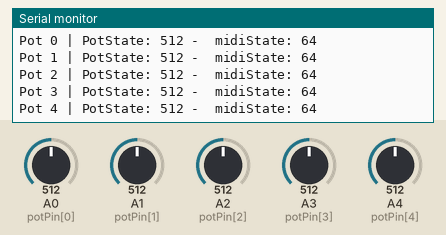
A sketch run on a simulated SparkFun Pro Micro, built with avr-gcc and run on an emulated ATmega32U4. On the bench: the last lines printed to the serial monitor. The inputs (shaded band) are chosen by the test bench; at power-on: A0 (potPin[0]) = 512, A1 (potPin[1]) = 512, A2 (potPin[2]) = 512, A3 (potPin[3]) = 512, A4 (potPin[4]) = 512.

Above: at 1.2 s.
1.3 s: A0 (potPin[0]) set to 716
At 1.8 s:
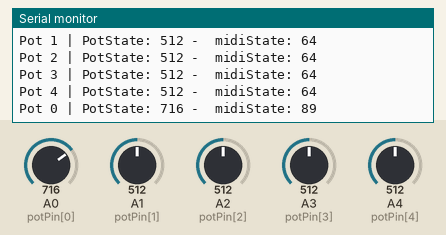
2.8 s: A1 (potPin[1]) set to 716
At 4.0 s:
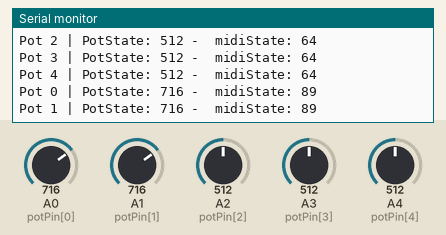
4.3 s: A2 (potPin[2]) set to 716
At 5.2 s:
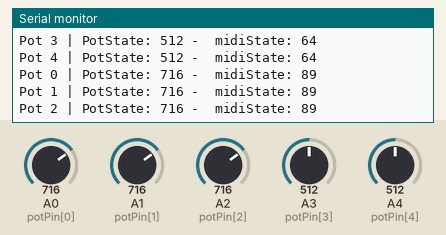
5.8 s: A3 (potPin[3]) set to 716
At 6.4 s:
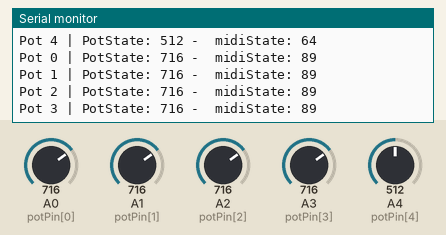
7.3 s: A4 (potPin[4]) set to 716
At 8.5 s:
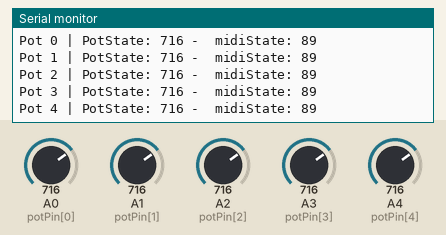
8.8 s: A0 (potPin[0]) set to 992
At 9.9 s:
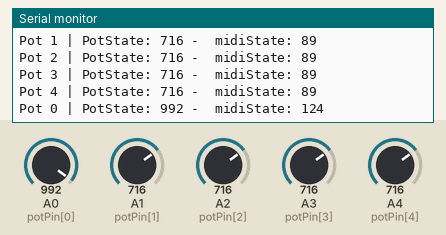
Timing chart, 0 to 11.3 s (numbered marks = the images above; inputs shaded):
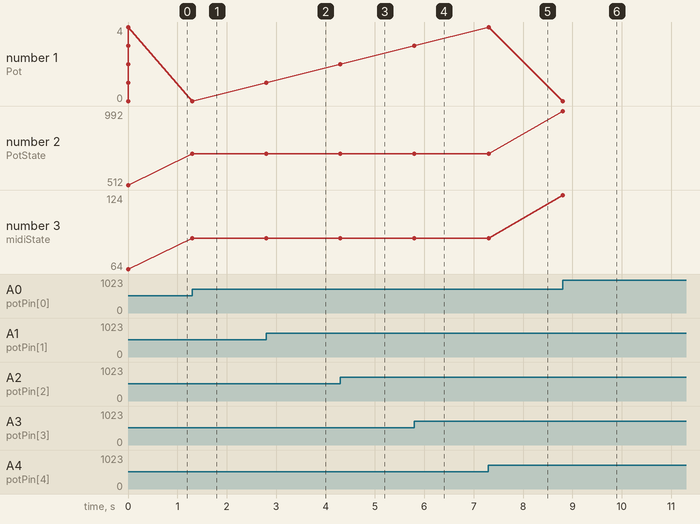

Measured:
- after the input at 1.3 s, the serial monitor: prints a new line at once (image 1)
- after the input at 2.8 s, the serial monitor: prints a new line at once (image 2)
- after the input at 4.3 s, the serial monitor: prints a new line at once (image 3)
- after the input at 5.8 s, the serial monitor: prints a new line at once (image 4)
- after the input at 7.3 s, the serial monitor: prints a new line at once (image 5)
- after the input at 8.8 s, the serial monitor: prints a new line at once (image 6)
- plotted number 1: 1 → 2 after the input at 4.3 s, 2 → 3 after the input at 5.8 s, 3 → 4 after the input at 7.3 s, 4 → 0 after the input at 8.8 s
- plotted number 2: 512 → 716 after the input at 1.3 s, 716 → 992 after the input at 8.8 s

The sketch:

Potentiometers.ino
```cpp
/*
This code reads the Arduino analog pins and send MIDI CC using the MIDIUSB lib
Tutorial: https://youtu.be/hcm5H6f8MI8

by Gustavo Silveira, a.k.a. Nerd Musician
Learn how to builf your MIDI controllers: https://go.musiconerd.com/
*/

#include "MIDIUSB.h"               // Include the MIDIUSB library for MIDI communication
#include <ResponsiveAnalogRead.h>  // Include the ResponsiveAnalogRead library from https://github.com/dxinteractive/ResponsiveAnalogRead

const int N_POTS = 5;  // Define the number of potentiometers

int potPin[N_POTS] = { A0, A1, A2, A3, A4 };  // Define analog input pins for the potentiometers
int potCC[N_POTS] = { 11, 12 };  // Define MIDI control change (CC) values for the potentiometers

int potReading[N_POTS] = { 0 };  // Initialize an array to store raw potentiometer readings
int potState[N_POTS] = { 0 };    // Initialize an array to store smoothed potentiometer values
int potPState[N_POTS] = { 0 };   // Initialize an array to store the previous potentiometer values

int midiState[N_POTS] = { 0 };    // Initialize an array to store mapped MIDI values
int midiPState[N_POTS] = { 0 };   // Initialize an array to store the previous MIDI values

const byte potThreshold = 15;  // Define a threshold for potentiometer value change
const int POT_TIMEOUT = 300;  // Define a timeout for detecting potentiometer changes
unsigned long pPotTime[N_POTS] = { 0 };  // Initialize an array to store the last time a potentiometer changed
unsigned long potTimer[N_POTS] = { 0 };  // Initialize an array to store the time elapsed since a potentiometer change

byte POT_CH = 0;  // Define the MIDI channel for the potentiometers

float snapMultiplier = 0.01;                      // Define a multiplier for smoothing potentiometer readings
ResponsiveAnalogRead responsivePot[N_POTS] = {};  // Create an array for responsive potentiometers. It gets filled in the Setup.

void setup() {
  // Setup code runs once when the Arduino is powered on or reset.

  Serial.begin(9600);  // Initialize serial communication for debugging

  for (int i = 0; i < N_POTS; i++) {
    responsivePot[i] = ResponsiveAnalogRead(0, true, snapMultiplier);  // Initialize responsive potentiometers
    responsivePot[i].setAnalogResolution(1023);  // Set the analog resolution
  }
}

void loop() {
  // Main loop code runs repeatedly.

  for (int i = 0; i < N_POTS; i++) {

    potReading[i] = analogRead(potPin[i]);  // Read the raw potentiometer value
    responsivePot[i].update(potReading[i]);  // Update the responsive potentiometer
    potState[i] = responsivePot[i].getValue();  // Get the smoothed potentiometer value
    midiState[i] = map(potState[i], 0, 1023, 0, 128);  // Map the potentiometer value to MIDI range

    int potVar = abs(potState[i] - potPState[i]);  // Calculate the absolute change in potentiometer value

    if (potVar > potThreshold) {
      pPotTime[i] = millis();  // Record the time when the potentiometer changed
    }

    potTimer[i] = millis() - pPotTime[i];  // Calculate the time elapsed since the potentiometer changed

    if (potTimer[i] < POT_TIMEOUT) {
      if (midiState[i] != midiPState[i]) {

        controlChange(POT_CH, potCC[i], midiState[i]);  // Send a MIDI control change message
        MidiUSB.flush();  // Flush the MIDI output

        Serial.print("Pot ");
        Serial.print(i);
        Serial.print(" | ");
        Serial.print("PotState: ");
        Serial.print(potState[i]);
        Serial.print(" -  midiState: ");
        Serial.println(midiState[i]);

        midiPState[i] = midiState[i];  // Update the previous MIDI state
      }
      potPState[i] = potState[i];  // Update the previous potentiometer state
    }
  }
}

// Arduino (pro)micro MIDI functions using the MIDIUSB Library
void noteOn(byte channel, byte pitch, byte velocity) {
  midiEventPacket_t noteOn = { 0x09, 0x90 | channel, pitch, velocity };
  MidiUSB.sendMIDI(noteOn);
}

void noteOff(byte channel, byte pitch, byte velocity) {
  midiEventPacket_t noteOff = { 0x08, 0x80 | channel, pitch, velocity };
  MidiUSB.sendMIDI(noteOff);
}

void controlChange(byte channel, byte control, byte value) {
  midiEventPacket_t event = { 0x0B, 0xB0 | channel, control, value };
  MidiUSB.sendMIDI(event);
}
```
